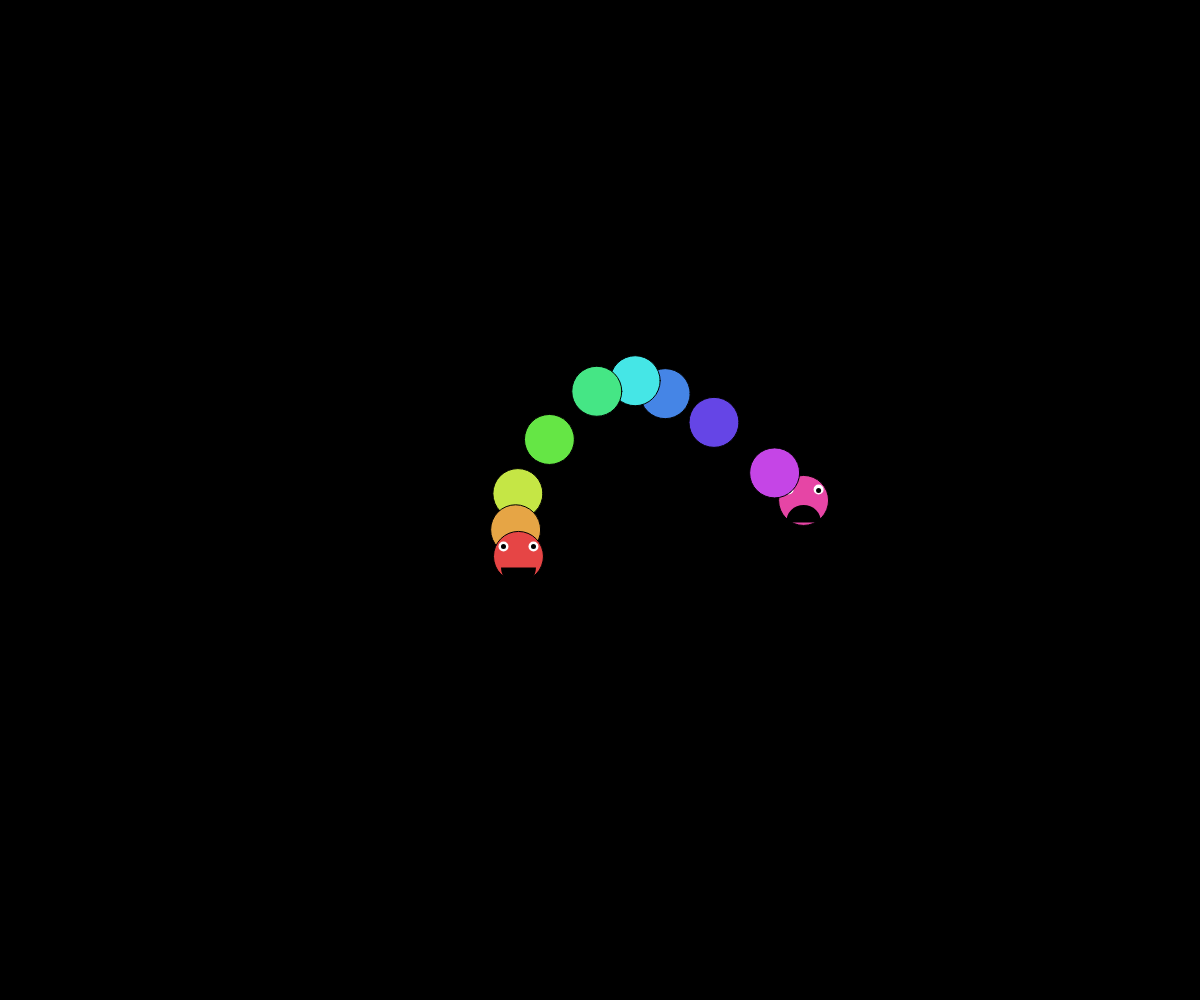
Frame 1 (no input)
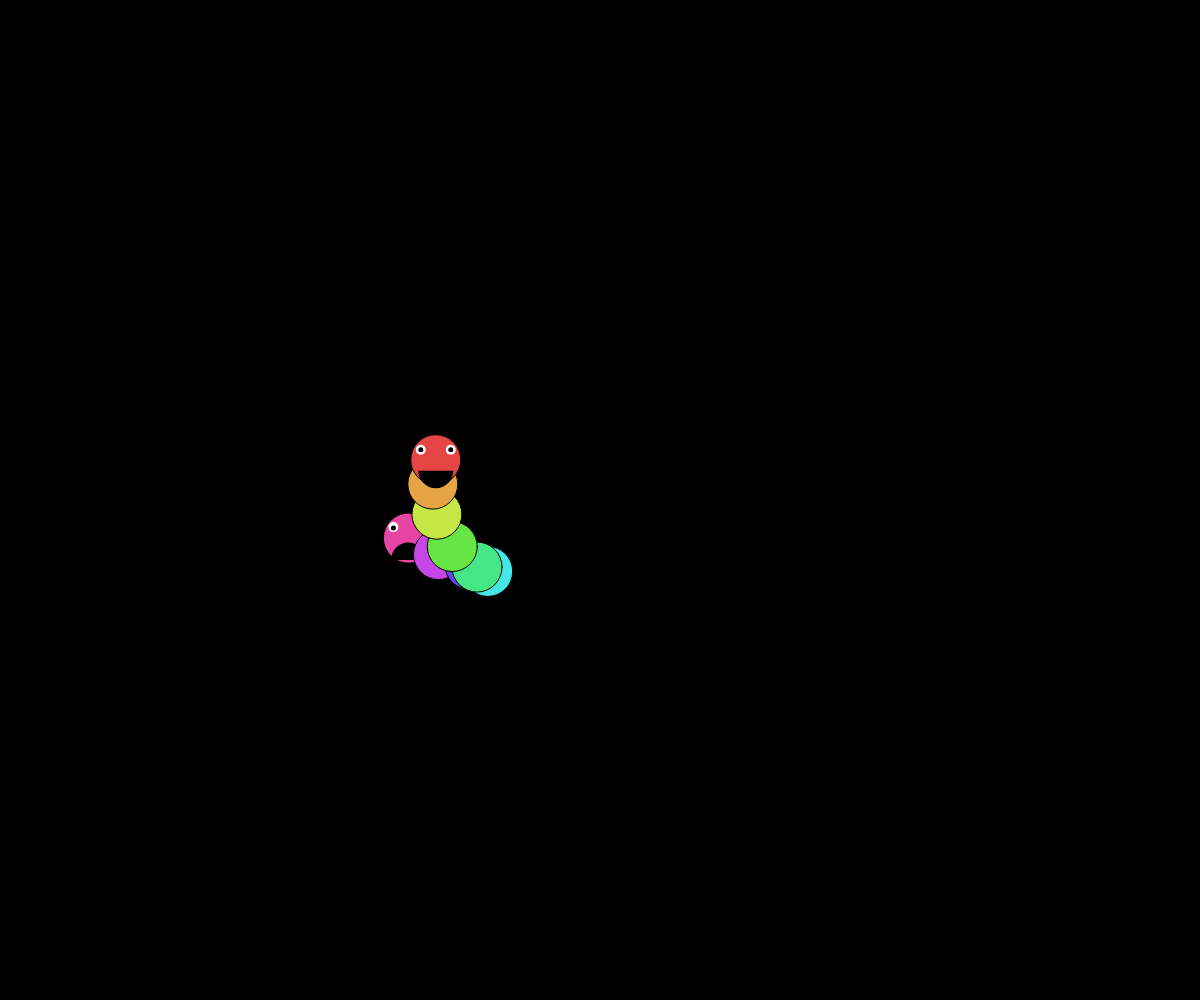
Frame 60 (no input)
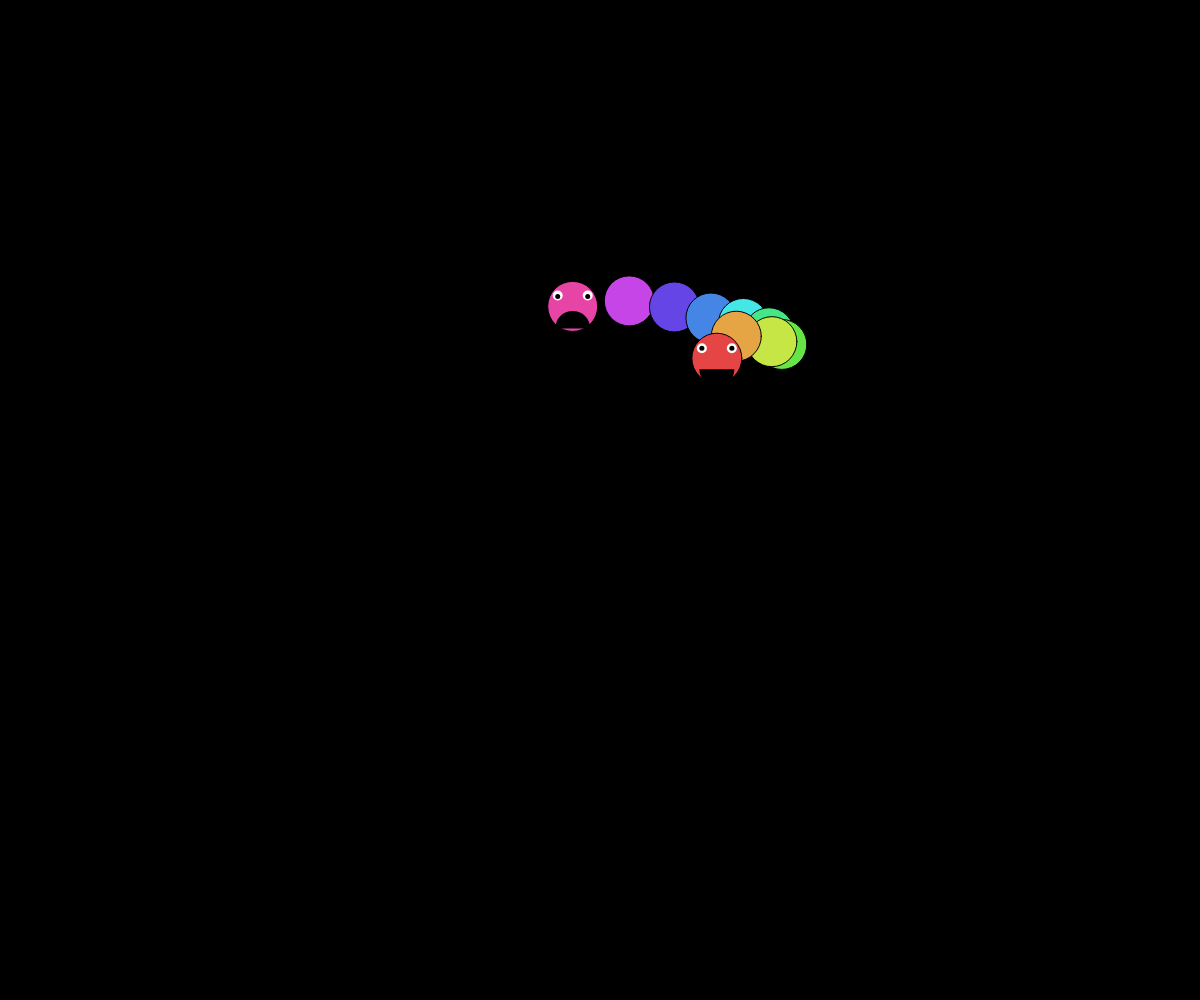
Frame 120 (the mouse pressed at the canvas centre since frame 60)

The p5.js sketch that drew these frames (run headless with seeded random() and noise() and a simulated clock; from frame 60 on, the mouse is pressed at the canvas centre):

// p5.js sketch
// ── sketch.js

let t = 0
let dt = 0.014
let offset = 100000
let num_segments = 10
let trail_time = 0.053

function setup() {
  createCanvas(innerWidth, innerHeight)
  // noLoop()
  frameRate(30)
}

function draw() {
  background(0)

  fill(100)
  caterpillar(50, width, height, t, trail_time, offset, num_segments, fillColor='rainbow')

  t += dt
}


function caterpillar(d, w, h, t, trail_time, offset, num_segments, fillColor='white') {
  // wiggle
  let coords = []
  for (let i = 0; i < num_segments; i++) {
    let x = noise(t + trail_time * i) * w
    let y = noise(t + trail_time * i + offset) * h
    coords.push([x,y])
  }
  for (let [i, coord] of coords.entries()) {
    colorMode(HSB, 100, 100, 100)
    if (fillColor == 'white' || fillColor == 'black') {
      fill(fillColor)
    } else if (fillColor != 'rainbow') {
      
    } else {
      fill(90 - map(i, 0, num_segments, 0, 100), 70, 90)
    }
    circle(coord[0], coord[1], d)
    if (i == 0) {
      drawFace(coord[0], coord[1], d, 0.7, 'frown')
    }
    if (i == num_segments - 1) {
      drawFace(coord[0], coord[1], d, 0.7, 'smile')
    }
  }
}

function drawFace(x, y, d, mouth_ratio, type) {
  push()
  if (type == 'smile') {
    // eyes
    noStroke()
    fill('white')
    circle(x - d * 0.3, y - d * 0.2, d * 0.2)
    circle(x + d * 0.3, y - d * 0.2, d * 0.2)
    fill('black')
    circle(x - d * 0.3, y - d * 0.2, d * 0.1)
    circle(x + d * 0.3, y - d * 0.2, d * 0.1)

    // mouth
    fill('black')
    arc(x, y + d * 0.22, d * mouth_ratio, d * mouth_ratio, 0, PI)

  } else if (type == 'frown') {
    // eyes
    noStroke()
    fill('white')
    circle(x - d * 0.3, y - d * 0.22, d * 0.2)
    circle(x + d * 0.3, y - d * 0.22, d * 0.2)
    fill('black')
    circle(x - d * 0.3, y - d * 0.2, d * 0.1)
    circle(x + d * 0.3, y - d * 0.2, d * 0.1)

    // mouth
    fill('black')
    arc(x, y + d * 0.44, d * mouth_ratio, d * mouth_ratio, PI, TWO_PI)
  }
  pop()
}

// symmetric noise
/// butterfly
/// globe

// plotting noise
///
